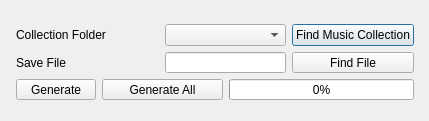
<?xml version="1.0" encoding="UTF-8"?>
<ui version="4.0">
 <class>my3ukaClass</class>
 <widget class="QDialog" name="my3ukaClass">
  <property name="enabled">
   <bool>true</bool>
  </property>
  <property name="geometry">
   <rect>
    <x>0</x>
    <y>0</y>
    <width>429</width>
    <height>121</height>
   </rect>
  </property>
  <property name="sizePolicy">
   <sizepolicy hsizetype="Preferred" vsizetype="Preferred">
    <horstretch>0</horstretch>
    <verstretch>0</verstretch>
   </sizepolicy>
  </property>
  <property name="windowTitle">
   <string>my3uka</string>
  </property>
  <property name="windowIcon">
   <iconset resource="resources.qrc">
    <normaloff>:/icon/my3uka.png</normaloff>:/icon/my3uka.png</iconset>
  </property>
  <property name="locale">
   <locale language="English" country="UnitedStates"/>
  </property>
  <property name="sizeGripEnabled">
   <bool>false</bool>
  </property>
  <widget class="QWidget" name="layoutWidget">
   <property name="geometry">
    <rect>
     <x>5</x>
     <y>13</y>
     <width>420</width>
     <height>98</height>
    </rect>
   </property>
   <layout class="QGridLayout" name="gridLayout">
    <item row="0" column="0" colspan="2">
     <widget class="QLabel" name="lblFolder">
      <property name="text">
       <string>Collection Folder</string>
      </property>
     </widget>
    </item>
    <item row="0" column="2" colspan="2">
     <widget class="QComboBox" name="cmbFolder">
      <property name="editable">
       <bool>false</bool>
      </property>
      <property name="sizeAdjustPolicy">
       <enum>QComboBox::AdjustToMinimumContentsLength</enum>
      </property>
     </widget>
    </item>
    <item row="0" column="4">
     <widget class="QPushButton" name="btnBrowseFolder">
      <property name="text">
       <string>Find Music Collection</string>
      </property>
     </widget>
    </item>
    <item row="1" column="0" colspan="2">
     <widget class="QLabel" name="lblFile">
      <property name="text">
       <string>Save File</string>
      </property>
     </widget>
    </item>
    <item row="1" column="2" colspan="2">
     <widget class="QLineEdit" name="txtFile"/>
    </item>
    <item row="1" column="4">
     <widget class="QPushButton" name="btnBrowseFile">
      <property name="text">
       <string>Find File</string>
      </property>
     </widget>
    </item>
    <item row="2" column="0">
     <widget class="QPushButton" name="btnGenerate">
      <property name="text">
       <string>Generate</string>
      </property>
     </widget>
    </item>
    <item row="2" column="1" colspan="2">
     <widget class="QPushButton" name="btnGenerateAll">
      <property name="text">
       <string>Generate All</string>
      </property>
     </widget>
    </item>
    <item row="2" column="3" colspan="2">
     <widget class="QProgressBar" name="progressBar">
      <property name="enabled">
       <bool>true</bool>
      </property>
      <property name="value">
       <number>0</number>
      </property>
      <property name="textVisible">
       <bool>true</bool>
      </property>
      <property name="invertedAppearance">
       <bool>false</bool>
      </property>
     </widget>
    </item>
   </layout>
  </widget>
 </widget>
 <layoutdefault spacing="6" margin="11"/>
 <tabstops>
  <tabstop>cmbFolder</tabstop>
  <tabstop>btnBrowseFolder</tabstop>
  <tabstop>txtFile</tabstop>
  <tabstop>btnBrowseFile</tabstop>
  <tabstop>btnGenerate</tabstop>
  <tabstop>btnGenerateAll</tabstop>
 </tabstops>
 <resources>
  <include location="resources.qrc"/>
 </resources>
 <connections/>
</ui>
